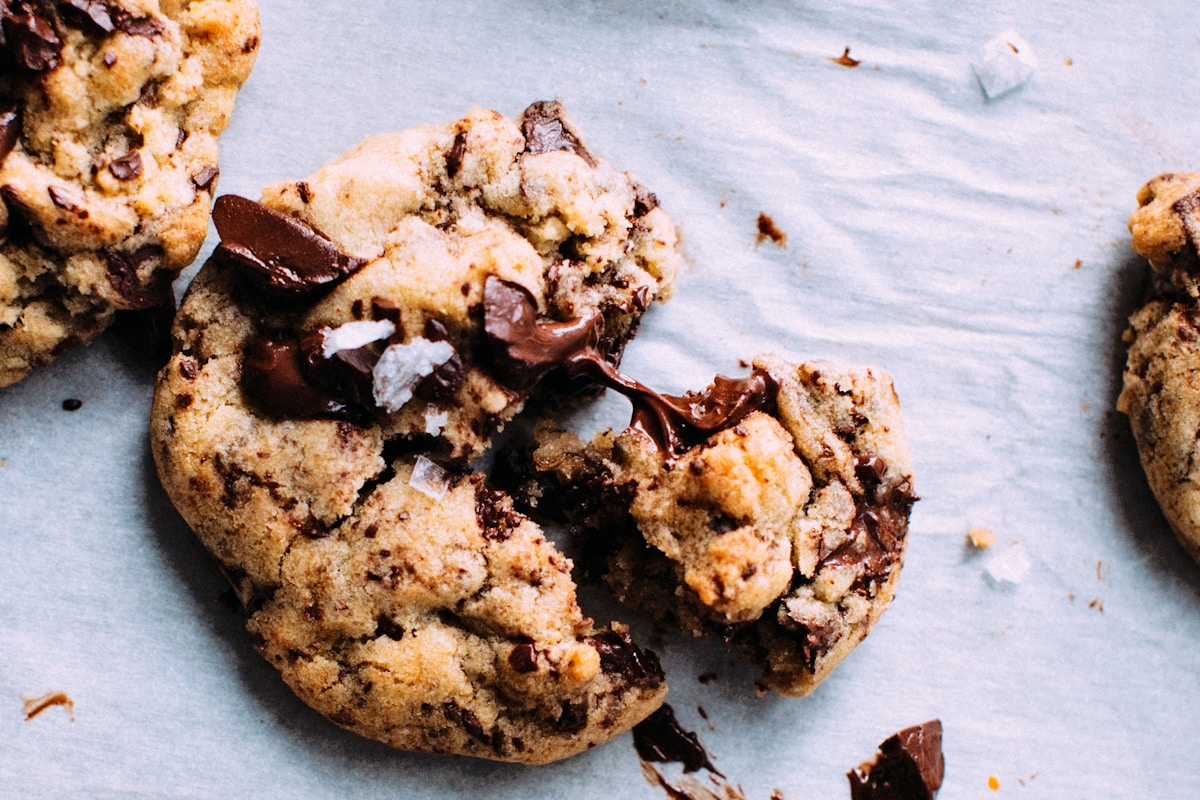
#> input picture images/chocolate-chip-cookies.jpg, 1200 x 800 px; its folder holds 4 pictures in this run
$ python make-contact-sheets.py
#> lines starting #> are read from the running program, lines starting #| are printed output that depends on the picture
#> (reads recipes.json from the repository)
#!/usr/bin/env python3
"""make-contact-sheets.py - Build labeled contact sheets of every recipe image
so a human/LLM can eyeball all 1324 photos at once and flag "wrong but unique"
images (non-food, logo, person, package, screenshot, or food that doesn't match
the title).

Output: <out_dir>/sheet-<NN>.png (8 cols x 5 rows = 40 cells each) plus a
manifest.json mapping each sheet + cell index -> recipe slug.

Usage: python scripts/audit/make-contact-sheets.py [--out DIR] [--cols 8] [--rows 5]
"""
import json
import os
import argparse
from PIL import Image, ImageDraw, ImageFont

BASE = os.path.dirname(os.path.dirname(os.path.dirname(os.path.abspath(__file__))))
RECIPES_JSON = os.path.join(BASE, 'recipes.json')
IMAGES_DIR = os.path.join(BASE, 'images')

FONT_PATHS = [
    r'C:\Windows\Fonts\segoeui.ttf',
    r'C:\Windows\Fonts\arial.ttf',
    r'C:\Windows\Fonts\calibri.ttf',
    '/usr/share/fonts/truetype/dejavu/DejaVuSans.ttf',
]


def load_font(size):
#> called with size = 15
    for p in FONT_PATHS:
        if os.path.exists(p):
            try:
                return ImageFont.truetype(p, size)
            except Exception:
                continue
#> in main, `sheet = Image.new('RGB', (args.cols * CELL_W, args.rows * CELL_H), 'wh..`: sheet: PIL image 2560x1320 RGB; every value is 255
    return ImageFont.load_default()


def cover_crop(img, w, h):
    """Center-crop + resize an image to exactly w x h, preserving aspect."""
#> called with w = 308, h = 188
    img = img.convert('RGB')
#> img is the input picture: PIL image 1200x800 RGB; mean R, G, B 169.1, 150.9, 147.7
    ratio = max(w / img.width, h / img.height)
#> ratio = 0.257
    nw, nh = max(w, int(img.width * ratio)), max(h, int(img.height * ratio))
#> nw = 308; nh = 205
    img = img.resize((nw, nh), Image.LANCZOS)
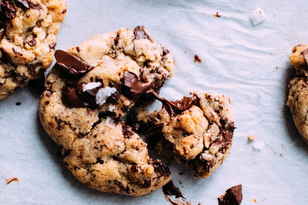
#> img: PIL image 308x205 RGB; mean R, G, B 169.1, 150.9, 147.7
    x = (nw - w) // 2
#> x = 0
    y = (nh - h) // 2
#> y = 8
    return img.crop((x, y, x + w, y + h))
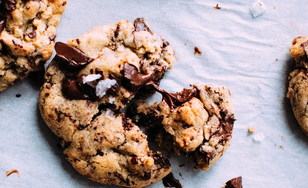
#> returned value: PIL image 308x188 RGB; mean R, G, B 168.3, 148.8, 144.4


def truncate(s, n):
    return s if len(s) <= n else s[: n - 1] + '…'


def main():
    ap = argparse.ArgumentParser()
    ap.add_argument('--out', default=os.path.join(BASE, 'contact_sheets'))
    ap.add_argument('--cols', type=int, default=8)
    ap.add_argument('--rows', type=int, default=5)
    args = ap.parse_args()

    recipes = json.load(open(RECIPES_JSON, encoding='utf-8'))['recipes']
    os.makedirs(args.out, exist_ok=True)

    CELL_W, CELL_H = 320, 264
    IMG_W, IMG_H = CELL_W, 200
    PAD = 6

    font_t = load_font(15)
    font_s = load_font(11)

    manifest = []
    per_sheet = args.cols * args.rows
    n_sheets = (len(recipes) + per_sheet - 1) // per_sheet

    for s in range(n_sheets):
        chunk = recipes[s * per_sheet: (s + 1) * per_sheet]
        sheet = Image.new('RGB', (args.cols * CELL_W, args.rows * CELL_H), 'white')
        draw = ImageDraw.Draw(sheet)
        for i, r in enumerate(chunk):
            col, row = i % args.cols, i // args.cols
            x, y = col * CELL_W + PAD, row * CELL_H + PAD
            path = os.path.join(IMAGES_DIR, r['id'] + '.jpg')
            try:
                img = cover_crop(Image.open(path), IMG_W - PAD * 2, IMG_H - PAD * 2)
                sheet.paste(img, (x, y))
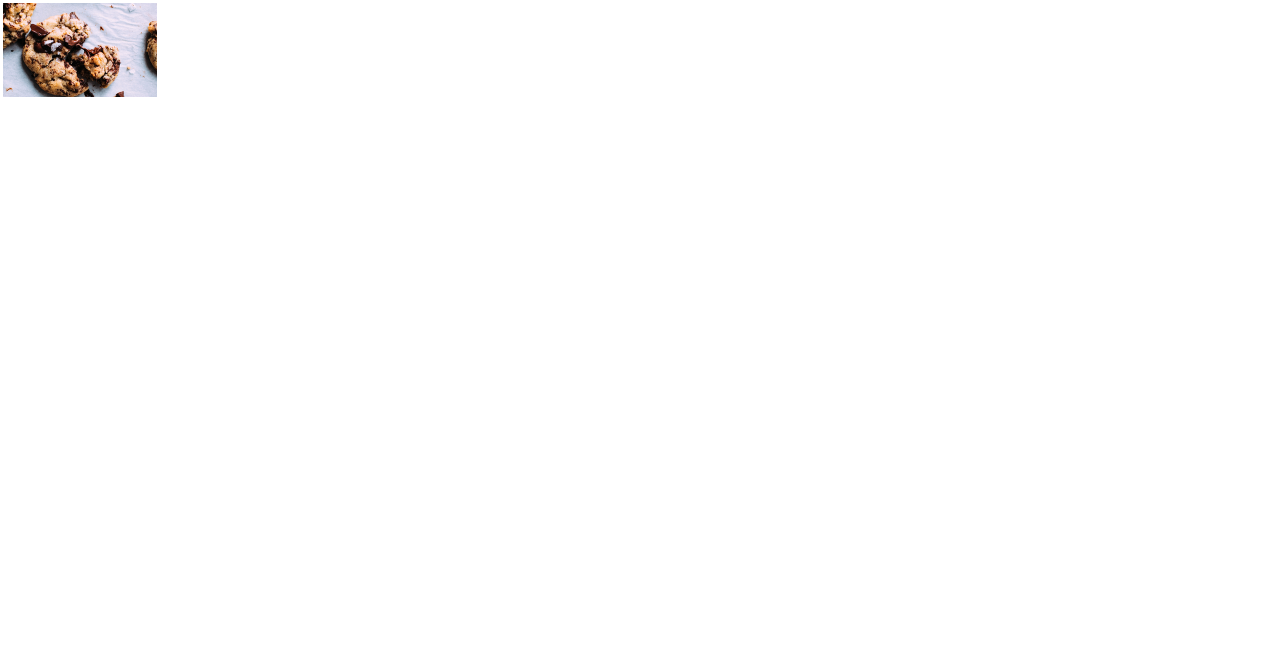
#> sheet: PIL image 2560x1320 RGB (shown at 1/2 size); mean R, G, B 253.5, 253.2, 253.1
            except Exception as e:
                draw.rectangle([x, y, x + IMG_W - PAD * 2, y + IMG_H - PAD * 2],
                               fill='#cccccc')
                draw.text((x + 4, y + 4), 'NO IMAGE: ' + str(e)[:20],
                          fill='red', font=font_s)
            ty = y + IMG_H - PAD * 2 + 2
            draw.text((x + 2, ty), truncate(r['title'], 40), fill='black', font=font_t)
            draw.text((x + 2, ty + 17), truncate(r['category'] + ' | ' + r['id'], 42),
                      fill='#555555', font=font_s)
            manifest.append({'sheet': s, 'cell': i, 'slug': r['id'],
                             'title': r['title'], 'category': r['category']})

        out = os.path.join(args.out, f'sheet-{s:02d}.png')
        sheet.save(out, 'PNG')
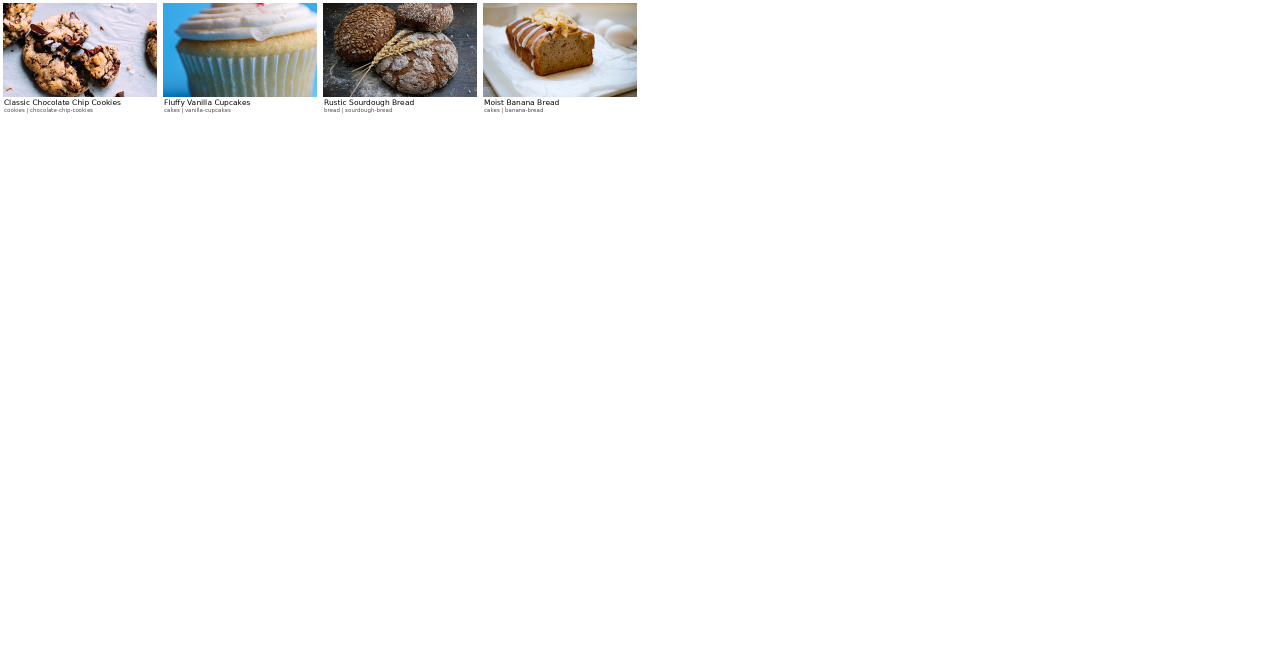
#> saved as sheet-00.png: PIL image 2560x1320 RGB (shown at 1/2 size); mean R, G, B 247.1, 246.7, 246.4

    with open(os.path.join(args.out, 'manifest.json'), 'w', encoding='utf-8') as f:
        json.dump({'cols': args.cols, 'rows': args.rows, 'cells': manifest},
                  f, ensure_ascii=False, indent=1)
    print(f'Wrote {n_sheets} sheets ({len(recipes)} recipes, {per_sheet}/sheet) to {args.out}')


if __name__ == '__main__':
    main()
